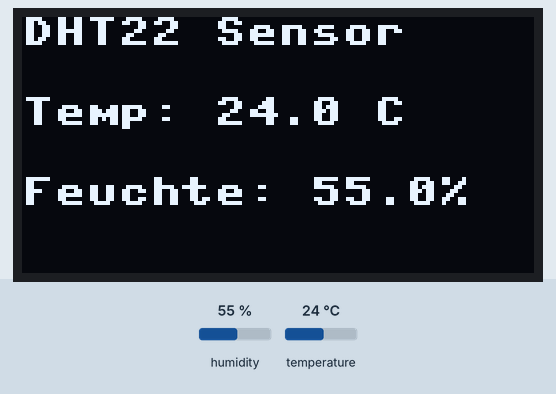
Simulated run of this program. Board: Raspberry Pi Pico running MicroPython. Shown: 128×64 one-colour display. The inputs (shaded band) are chosen by the test bench; at power-on: humidity 55 %, temperature 24 °C. Library files of the repository ran but are not shown: ssd1306.py; what the program prints to the serial console is not drawn.

Above: at 1.2 s.
1.3 s: humidity set to 22 %
At 2.5 s:
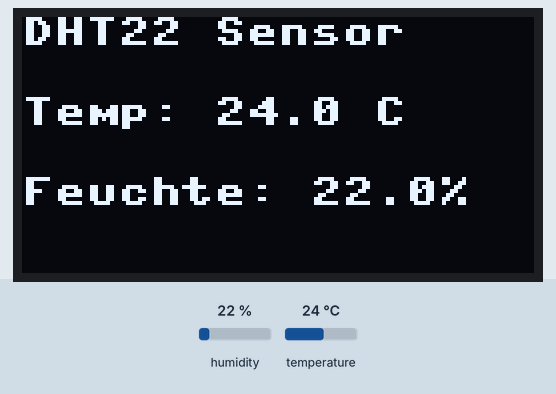
4.0 s: temperature set to 12 °C
At 4.6 s:
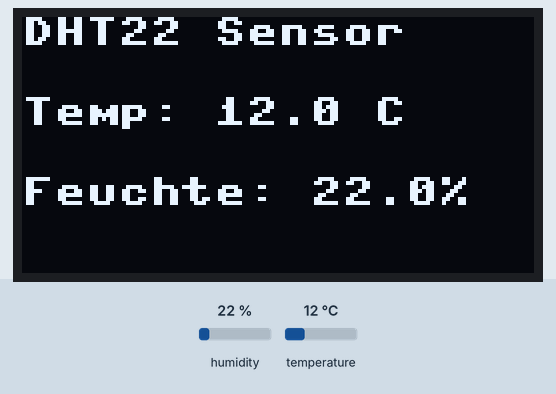
6.7 s: humidity set to 40 %
At 8.8 s:
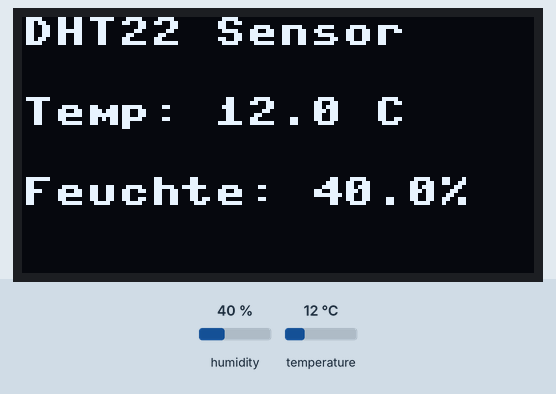
9.7 s: temperature set to 19 °C
Timing chart, 0 to 12.7 s (numbered marks = the images above; inputs shaded):
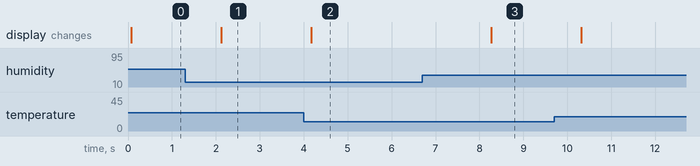

The program:

DHT+OLED.py
```python
from machine import Pin, I2C
import time
import dht
from ssd1306 import SSD1306_I2C   # Stelle sicher, dass ssd1306.py im Pico liegt

# DHT22 Sensor an GP16 (Pin 21)
sensor = dht.DHT22(Pin(16))

# OLED-Display an I2C1 (SDA=GP14, SCL=GP15)
i2c = I2C(1, scl=Pin(15), sda=Pin(14))
oled = SSD1306_I2C(128, 64, i2c)

while True:
    try:
        sensor.measure()
        temp = sensor.temperature()
        hum = sensor.humidity()

        # OLED leeren
        oled.fill(0)

        # Werte anzeigen
        oled.text("DHT22 Sensor", 0, 0)
        oled.text("Temp: {:.1f} C".format(temp), 0, 20)
        oled.text("Feuchte: {:.1f}%".format(hum), 0, 40)

        # Anzeige aktualisieren
        oled.show()

        print("Temperatur:", temp, "°C", "Feuchte:", hum, "%")
        time.sleep(2)

    except OSError as e:
        print("Sensorfehler:", e)
        oled.fill(0)
        oled.text("Fehler beim", 0, 20)
        oled.text("lesen des Sensors", 0, 35)
        oled.show()
        time.sleep(2)
```

Measured:
- after the input at 1.3 s, the display: changes after 0.82 s (image 1)
- after the input at 4.0 s, the display: changes after 0.17 s (image 2)
- after the input at 6.7 s, the display: changes after 1.6 s (image 3)
